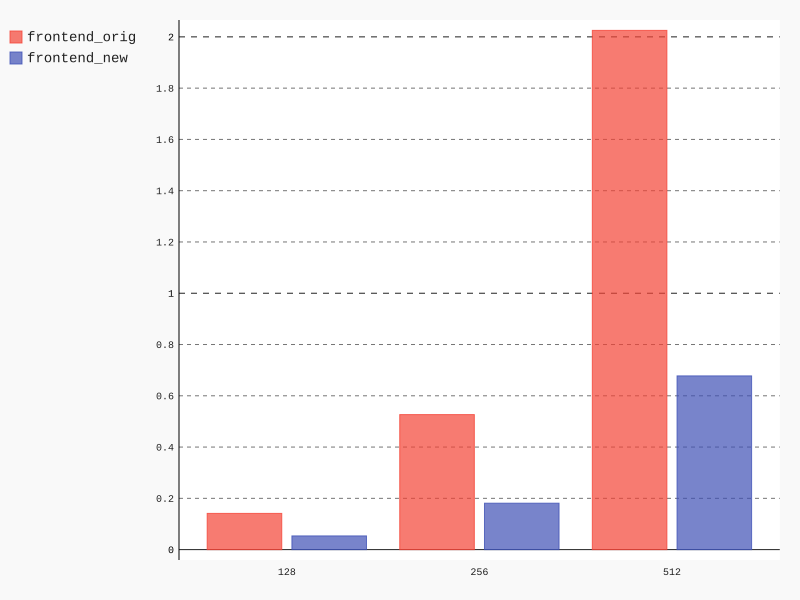

The script that drew this image:
import magma as m
import timeit
import pygal


def combined(T, n=128, compile=False):
    class Slices(m.Circuit):
        io = m.IO(I=m.In(T[n, m.Bit]))
        for i in range(n):
            io += m.IO(**{f"O{i}": m.Out(T[1, m.Bit])})
        # for i in range(n):
        #     m.wire(getattr(io, f"O{i}"), io.I[i])

    class Foo(m.Circuit):
        io = m.IO(I=m.In(T[n, m.Bit]), O=m.Out(T[n, m.Bit]),
                  O2=m.Out(T[n, m.Bit]))
        if T is m.Array2:
            # O = []
            # for i in range(n):
            #     O.insert(0, io.I[i:i + 1])
            io.O @= m.concat2(*Slices()(io.I))
        else:
            for i in range(n):
                io.O[(n - 1) - i] @= io.I[i]
        io.O2[:n // 2] @= io.I[n // 2:]
        io.O2[n // 2:] @= io.I[:n // 2]

    if compile:
        m.clear_cachedFunctions()
        m.frontend.coreir_.ResetCoreIR()
        m.generator.reset_generator_cache()
        m.compile("build/Foo", Foo)


data = {
    "frontend_orig": {},
    "frontend_new": {},
    "backend_orig": {},
    "backend_new": {},
}

ns = [128, 256, 512]

for n in ns:
    no_compile = timeit.Timer(lambda: combined(m.Array, n)).timeit(number=2)
    with_compile = timeit.Timer(
        lambda: combined(m.Array, n, True)
    ).timeit(number=2)

    data["frontend_orig"][n] = no_compile
    data["backend_orig"][n] = with_compile - no_compile

    no_compile = timeit.Timer(lambda: combined(m.Array2, n)).timeit(number=2)
    with_compile = timeit.Timer(
        lambda: combined(m.Array2, n, True)
    ).timeit(number=2)

    data["frontend_new"][n] = no_compile
    data["backend_new"][n] = with_compile - no_compile

print(data)

bar = pygal.Bar()
bar.x_labels = ns
bar.add('frontend_orig', list(data["frontend_orig"].values()))
bar.add('frontend_new', list(data["frontend_new"].values()))
bar.render_to_file("combined.svg")

bar = pygal.Bar()
bar.x_labels = ns
bar.add('backend_orig', list(data["backend_orig"].values()))
bar.add('backend_new', list(data["backend_new"].values()))
bar.render_to_file("combined_backend.svg")
